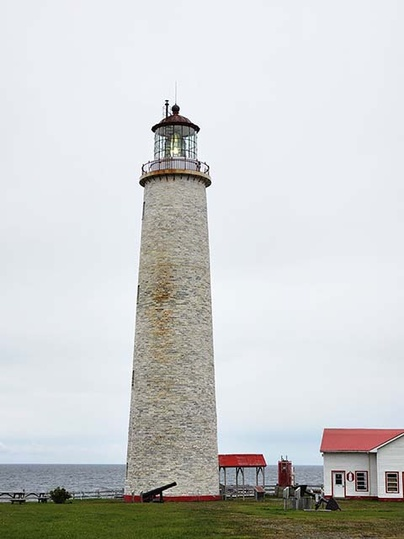
%> input picture Group Assignment 5 - Edge detection using second order gradients, Image Segmentation using clustering/lighthouse.jpg, 404 x 539 px, shrunk from 480 x 640 before the run
$ octave 'Group Assignment 5.m'   (GNU Octave 9; MATLAB toolbox functions it lacks are replaced by stand-ins)
%> lines starting %> are read from the running program, lines starting %| are printed output that depends on the picture; in (x1, y1, x2, y2) boxes, pixels count from 0 and x2, y2 are one past the last pixel; in counts of white or black regions, pixels touching at a corner belong together; the program's own positions count from 1
%% Group Assignment 5
%% November 8, 2024
%% Mark Belanger, Carter Harris, Meagan Lipsman
%
% *As always - choose 2 images.*

lighthouse = imread("lighthouse.jpg");
%> lighthouse is the input picture: size 539x404x3 uint8; mean R, G, B 203.3, 205, 204.3
imshow(lighthouse);
title("Lighthouse")

meagan = imread("meagan.jpg");
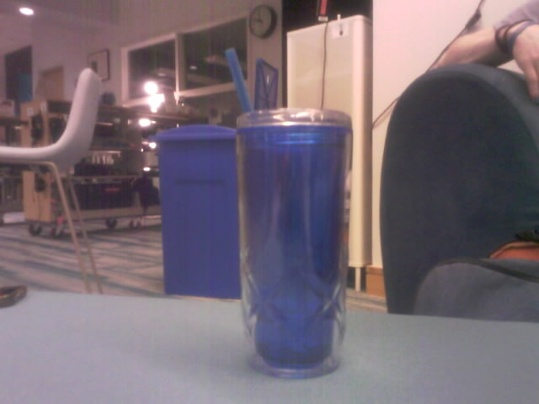
%> input picture Group Assignment 5 - Edge detection using second order gradients, Image Segmentation using clustering/meagan.jpg, 539 x 404 px, shrunk from 640 x 480 before the run
%> meagan is the input picture: size 404x539x3 uint8; mean R, G, B 118.7, 105.8, 115.4
imshow(meagan);
title("Meagan (and Allan with consent)")
% *1) Second Order Gradient (total 40 points)*
% Apply Laplace of Gaussian (LoG) to your images to find edges (10)

sigma = 3;

lighthouse_guass = imgaussfilt(rgb2gray(lighthouse), sigma);
log = fspecial("laplacian");

lighthouse_conv = conv2(lighthouse_guass, log);

imshow(lighthouse_conv)

title("LoG Lighthouse")

meagan_guass = imgaussfilt(rgb2gray(meagan), sigma);

meagan_guass2 = imgaussfilt(rgb2gray(meagan));

meagan_conv = conv2(meagan_guass, log);
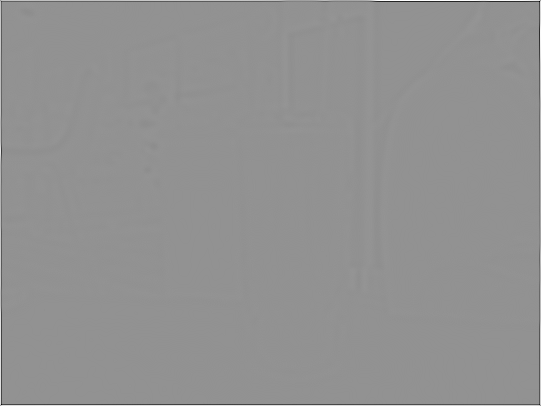
%> meagan_conv: size 406x541 double; min -302.2, max 225, mean 0; drawn with min black and max white
meagan_conv2 = conv2(meagan_guass2, log);


imshow(meagan_conv)

title("LoG Meagan")

subplot(1,2,1)
imshow(meagan_conv)
title("LoG Meagan \sigma = 3")
subplot(1,2,2)
imshow(meagan_conv2)
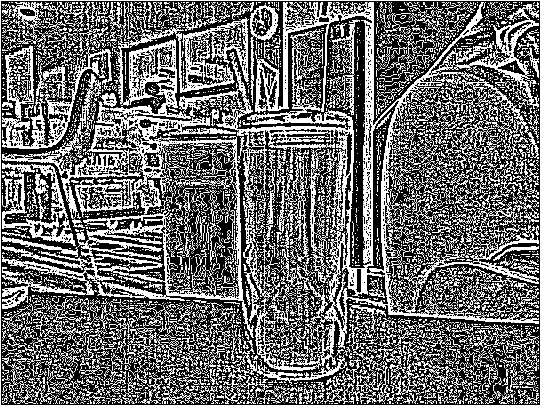
%> displayed picture: size 406x541, on the screen's scale of 0 to 255; min 0, max 255, mean 106.6
title("LoG Meagan \sigma = 1")
% Apply Canny edge detector to your images to detect edges (10)

canny_lighthouse = edge(rgb2gray(lighthouse), "canny");
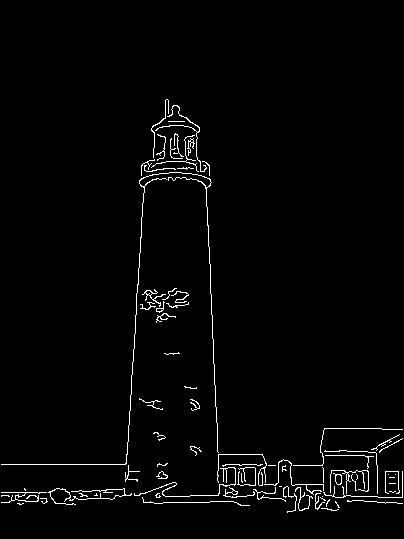
%> canny_lighthouse: size 539x404 logical; 2.1% white in thin lines or dots, all inside (x1, y1, x2, y2) = (1, 99, 403, 513)
figure
imshow(canny_lighthouse)
title("Lighthouse - Canny Edge Detection")

canny_meagan = edge(rgb2gray(meagan), "canny");
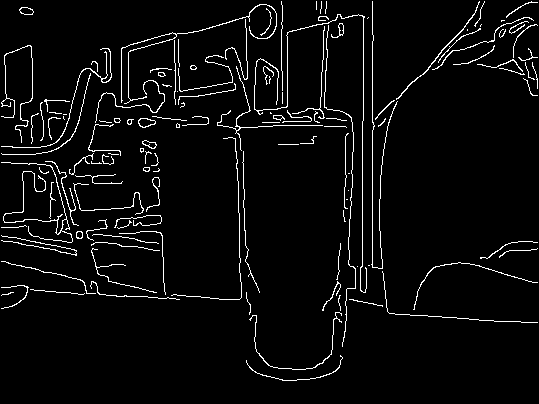
%> canny_meagan: size 404x539 logical; 4.3% white in thin lines or dots
figure
imshow(canny_meagan)
title("Meagan - Canny Edge Detection")
% Comment on how well each of them work on your images (20)
% The LoG edge detection works however there is a lot of noise for both output
% images. The lighthouse output shows artifacts in the sky that aren't apparent
% in the original image. The overall shape of the lighthouse is distinguishable
% though. The image of Meagan has even more noise. Her outline is apparent but
% it is surrouned by enough noise that its hard to interpret what is in the background.
% *2) Image Segmentation using clustering (total 30 points)*
% Apply k-means algorithm to your images.(10)

means = 3;
kmean_lighthouse = imsegkmeans(lighthouse, means);
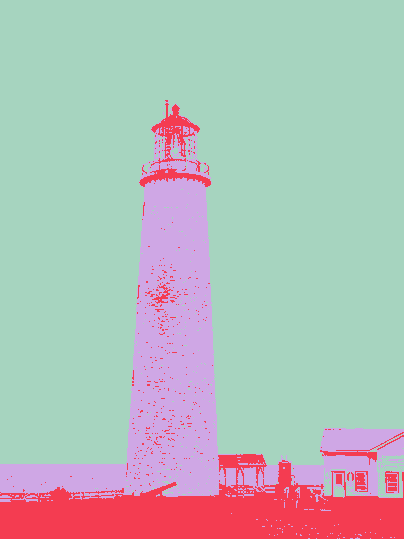
%> kmean_lighthouse: size 539x404 uint8; 3 distinct labels, from 1 to 3; one colour per label, 0 black
kmean_lighthouse_overlay = labeloverlay(lighthouse, kmean_lighthouse);
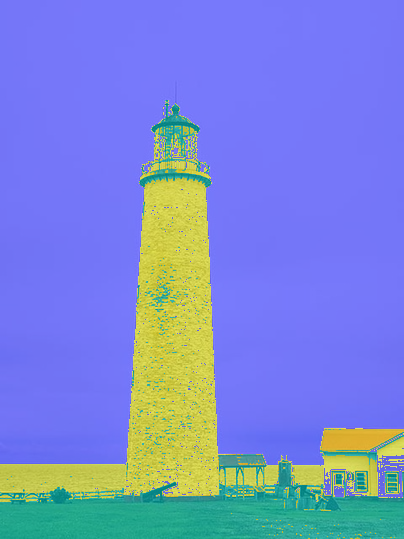
%> kmean_lighthouse_overlay: size 539x404x3 uint8; mean R, G, B 121.9, 136.1, 209.9
figure
imshow(kmean_lighthouse_overlay)
title("Lighthouse - 3 k-means Segmentation")

lighthouse_hsv = uint8(rgb2hsv(lighthouse));
%> lighthouse_hsv: size 539x404x3 uint8; mean H, S, V 0.779, 0.0706, 0.888
%> (the run ends here)
